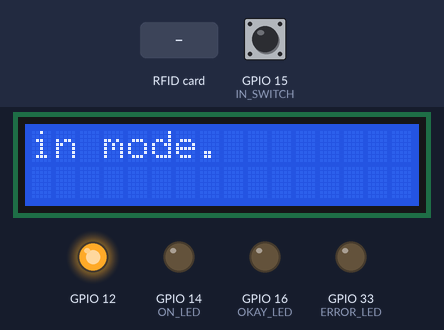
Bench run of a sketch on a simulated ESP32. On the bench: 16×2 character LCD, output pins drawn as LEDs (lit = HIGH). The inputs (shaded band) are chosen by the test bench; at power-on: GPIO 15 (IN_SWITCH) LOW. WiFi joins after 1.5 s; servers stay silent unless stated; uploads are accepted with an empty reply; what the sketch prints to the serial monitor is not drawn.

Above: at 2.2 s.
At 4.8 s:
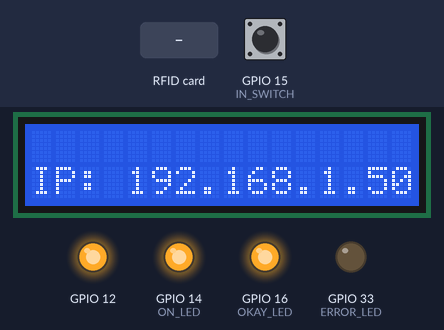
4.9 s: RFID card 5E 7A 19 C4 held to the reader
At 6.0 s:
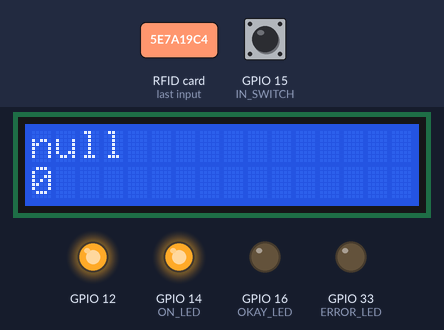
At 7.0 s:
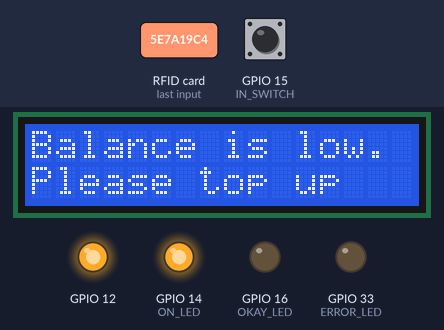
Timing chart, 0 to 8.5 s (numbered marks = the images above; inputs shaded):
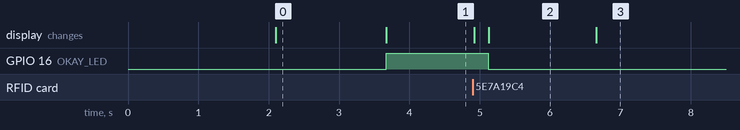

Measured:
- after the input at 4.9 s, GPIO 16 (OKAY_LED): HIGH → LOW after 0.22 s; the display: first changes at once (image 2 shows a later state)
- what the display in image 0 shows lasts 1.6 s, from 2.1 s to 3.7 s
- what the display in image 2 shows lasts 1.6 s, from 5.1 s to 6.7 s

The sketch:

client_system.ino
```cpp
#include <SPI.h>
#include <MFRC522.h>
#include <WiFi.h>
#include <HTTPClient.h>
#include <ArduinoJson.h>
#include <Wire.h>
#include <LiquidCrystal_I2C.h>

const char* ssid = "Supernet_WiFi_33FC";
const char* password = "67AQM7QJMY7";

int ON_LED = 14;
int OKAY_LED =16;
int IN_SWITCH =15;
int ERROR_LED = 33;
String inout;
StaticJsonDocument<200> doc;
LiquidCrystal_I2C lcd(0x27, 16, 2);
//#define RST_PIN 9 // Configurable, see typical pin layout above
//#define SS_PIN 10 // Configurable, see typical pin layout above
const int RST_PIN = 22; // Reset pin
const int SS_PIN = 5; // Slave select pin
byte readCard[4];

MFRC522 mfrc522(SS_PIN, RST_PIN); // Create MFRC522 instance

void setup() {
  lcd.begin();

  // Turn on the blacklight and print a message.
  lcd.backlight();
  lcd.print("Welcome to CPMS!");
  lcd.setCursor(0,1);
  lcd.print("Booting...");
  pinMode (ON_LED, OUTPUT);
  pinMode (OKAY_LED, OUTPUT);
  pinMode (ERROR_LED, OUTPUT);
  pinMode (IN_SWITCH, INPUT_PULLDOWN);
  pinMode(12,OUTPUT);
  digitalWrite(12,HIGH);
  if (digitalRead(IN_SWITCH)==LOW){
     inout = "in";
  }
  else{
     inout = "out";
  }
Serial.begin(9600);
  delay(2000);
 lcd.clear();
 lcd.print(inout);lcd.print(" mode.");

  WiFi.begin(ssid, password);

  while (WiFi.status() != WL_CONNECTED) { //Check for the connection
    delay(500);}
lcd.clear();
      lcd.setCursor(0,1);
      lcd.print("IP: ");
      lcd.print(WiFi.localIP());
//Serial.begin(9600); // Initialize serial communications with the PC
//while (!Serial); // Do nothing if no serial port is opened (added for Arduinos based on ATMEGA32U4)
SPI.begin(); // Init SPI bus
mfrc522.PCD_Init(); // Init MFRC522
//mfrc522.PCD_DumpVersionToSerial(); // Show details of PCD - MFRC522 Card Reader details
Serial.println("The Sensor is in ");
Serial.print(inout);
Serial.print(" mode");
digitalWrite(ON_LED,HIGH);
digitalWrite(OKAY_LED,HIGH);

}

void loop() {
if ( ! mfrc522.PICC_IsNewCardPresent())  // If statement that looks for new cards.
  {
    return;
  }

  if ( ! mfrc522.PICC_ReadCardSerial())    // If statement that selects one of the cards.
  {
    return;
  }
  String content= "";
  byte letter;
  Serial.print("UID: ");
  for (int i = 0; i < mfrc522.uid.size; i++) {
     content.concat(String(mfrc522.uid.uidByte[i] < 0x10 ? " 0" : " "));
     content.concat(String(mfrc522.uid.uidByte[i], HEX));        // Prints RFID cards UID to the serial monitor.
  }
  Serial.println(content);
  Serial.println(sizeof(content));

  mfrc522.PICC_HaltA();
  digitalWrite(OKAY_LED,HIGH);
  lcd.clear();
  lcd.print("processing");
  HTTPClient http;

   http.begin("https://carparkingsystem.herokuapp.com/getdata/");  //Specify destination for HTTP request
   http.addHeader("Content-Type",  "application/x-www-form-urlencoded");//Specify content-type header

   String temp1 = "rfid=";
   //String temp2 = "&inout=";
   //String temp3 = "&pwd=lolhaha";
   content.remove(0,1);
   String tmpstr = temp1 + content;
   tmpstr += "&inout=";
   tmpstr += inout;
   tmpstr += "&pwd=lolhaha&parking=PyinOoLwin";

   Serial.println(tmpstr);
   int httpResponseCode = http.POST(tmpstr);//Send the actual POST request
   digitalWrite(OKAY_LED,LOW);

   if(httpResponseCode==200){
    lcd.clear();
    String payload = http.getString();
    Serial.println(payload);
    deserializeJson(doc, payload);
    String car_number =doc["car_number"];
    int balance = doc["balance"];
    lcd.print(car_number);
    lcd.setCursor(0,1);
    lcd.print(balance);

    if(balance <= 0){
      delay(1500);
      lcd.clear();
      lcd.print("Balance is low.");
      lcd.setCursor(0,1);
      lcd.print("Please top up");

    }

  //Print return code
 delay(5000);
   }else{
 digitalWrite(ERROR_LED,HIGH);
 lcd.clear();
    lcd.print("Error: ");
    lcd.print(httpResponseCode);
    delay(5000);
    digitalWrite(ERROR_LED,LOW);

   }  //Free resources
 http.end();
 lcd.clear();
 lcd.print("Welcome to CPMS");
 }
```
